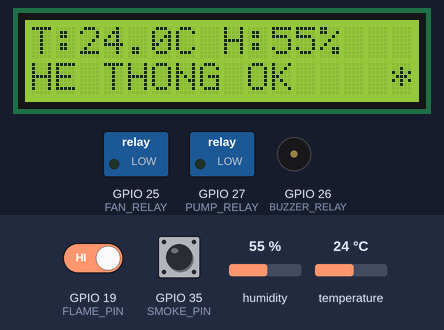
This sketch was run on a simulated ESP32. On the bench: 16×2 character LCD, switched loads named in the sketch (green lamp = pin HIGH), buzzer (waves = sounding, pin HIGH). Inputs (shaded band) come from the test bench; at power-on: GPIO 35 (SMOKE_PIN) HIGH, GPIO 19 (FLAME_PIN) HIGH, temperature 24 °C, humidity 55 %. WiFi joins after 1.5 s; servers stay silent unless stated; uploads are accepted with an empty reply; the local clock reads 2024-03-15 10:24:30 at power-on unless the sketch sets it; what the sketch prints to the serial monitor is not drawn.

Above: at 6.3 s.
6.4 s: GPIO 35 (SMOKE_PIN) pulled LOW for 1 s
At 7.2 s:
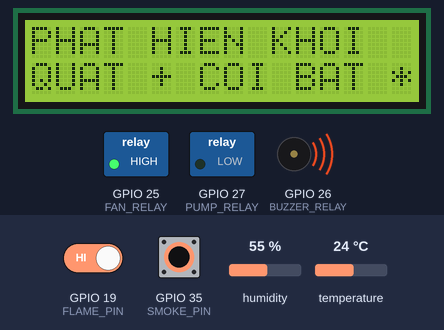
9.4 s: GPIO 19 (FLAME_PIN) driven LOW
At 11.2 s:
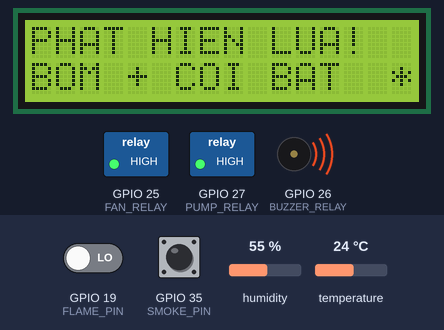
11.5 s: GPIO 35 (SMOKE_PIN) pulled LOW for 3.2 s
At 13.6 s:
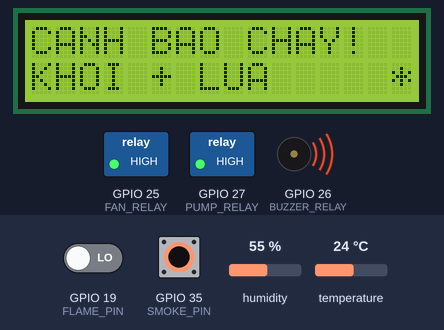
16.3 s: GPIO 19 (FLAME_PIN) driven HIGH
At 16.4 s:
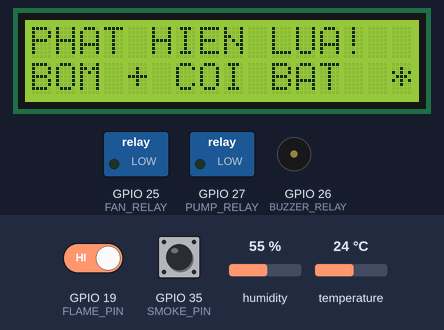
17.9 s: temperature set to 32 °C
At 22.4 s:
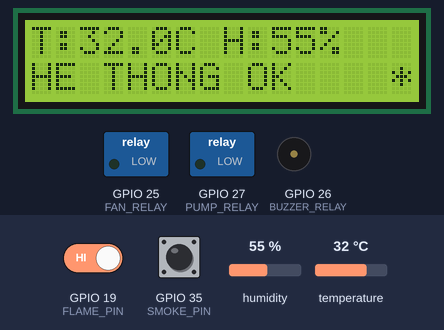
23.3 s: temperature set to 35 °C
At 23.8 s:
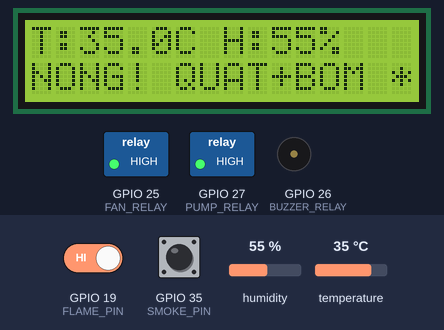
Timing chart, 0 to 25.9 s (numbered marks = the images above; inputs shaded):
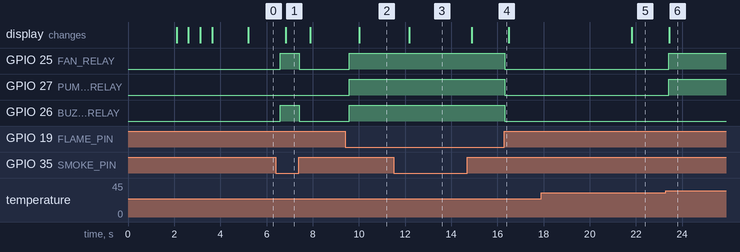

Measured:
- the behaviour switches between 33 and 34 °C on temperature (found by bisection; images 5 and 6)
- after the input at 6.4 s, GPIO 25 (FAN_RELAY), GPIO 26 (BUZZER_RELAY): LOW → HIGH after 0.19 s, → LOW 0.83 s later; the display: changes after 0.42 s (image 1)
- after the input at 9.4 s, GPIO 25 (FAN_RELAY), GPIO 27 (PUMP_RELAY), GPIO 26 (BUZZER_RELAY): LOW → HIGH after 0.19 s; the display: changes after 0.62 s (image 2)
- after the input at 11.5 s, the display: changes after 0.67 s (image 3)
- after the input at 16.3 s, GPIO 25 (FAN_RELAY), GPIO 27 (PUMP_RELAY), GPIO 26 (BUZZER_RELAY): HIGH → LOW at once
- after the input at 17.9 s, the display: changes after 3.9 s (image 5)
- after the input at 23.3 s, GPIO 25 (FAN_RELAY), GPIO 27 (PUMP_RELAY): LOW → HIGH after 0.12 s; the display: changes after 0.15 s (image 6)

The sketch:

fire_alarm_esp32.ino
```cpp
/*
 * ============================================================
 *  HE THONG CANH BAO CHAY IOT - ESP32
 * ============================================================
 *  Giu nguyen logic goc cua ban, bo sung:
 *   - Gui du lieu len Firebase (nhanh /esp32/sensors) bang tac vu rieng,
 *     nen viec gui mang KHONG lam cham viec phat hien lua/khoi
 *   - Nhan lenh tu web (nhanh /esp32/control): tu dong / thu cong,
 *     bat tat quat, bom, coi, tat tieng coi, chinh nguong nhiet do
 *   - Ghi nhat ky canh bao (nhanh /esp32/events)
 *   - Chong nhieu cam bien khoi/lua, tranh nhay relay
 *   - An toan: khi co lua/khoi, he thong LUON tu bat thiet bi,
 *     ke ca dang o che do thu cong
 *
 *  THU VIEN: DHT sensor library, Adafruit Unified Sensor,
 *            LiquidCrystal I2C, ArduinoJson (phien ban 7.x)
 * ============================================================
 */

#include <Wire.h>
#include <LiquidCrystal_I2C.h>
#include <DHT.h>
#include <WiFi.h>
#include <HTTPClient.h>
#include <WiFiClientSecure.h>
#include <ArduinoJson.h>
#include <time.h>

// =====================================================
// 1. CHAN ESP32
// =====================================================
#define DHTPIN        4
#define DHTTYPE       DHT11

#define SMOKE_PIN     35
#define FLAME_PIN     19

#define FAN_RELAY     25
#define PUMP_RELAY    27
#define BUZZER_RELAY  26

// =====================================================
// 2. LOGIC RELAY / CAM BIEN
// =====================================================
#define RELAY_ON      HIGH
#define RELAY_OFF     LOW

#define SMOKE_ACTIVE  LOW
#define FLAME_ACTIVE  LOW

// =====================================================
// 3. WIFI VA FIREBASE
// =====================================================
const char* WIFI_NAME     = "TEN_WIFI";
const char* WIFI_PASSWORD = "MAT_KHAU_WIFI";

// Khong co dau / o cuoi
const String FIREBASE_BASE = "https://fire-94185-default-rtdb.asia-southeast1.firebasedatabase.app";

const char* PATH_SENSORS = "/esp32/sensors.json";   // ESP32 ghi, web doc
const char* PATH_CONTROL = "/esp32/control.json";   // web ghi, ESP32 doc
const char* PATH_EVENTS  = "/esp32/events.json";    // nhat ky canh bao

// =====================================================
// 4. THOI GIAN
// =====================================================
const unsigned long DHT_INTERVAL      = 2000;
const unsigned long LCD_INTERVAL      = 500;
const unsigned long SERIAL_INTERVAL   = 1000;
const unsigned long STATUS_INTERVAL   = 2000;   // gui trang thai len web
const unsigned long CONTROL_INTERVAL  = 2000;   // doc lenh tu web
const unsigned long WIFI_RETRY_MS     = 10000;

const int CONFIRM_COUNT = 4;      // cam bien phai bao lien tiep 4 lan (~200ms) moi tinh la co lua/khoi
const int DHT_FAIL_LIMIT = 3;     // doc loi 3 lan lien tiep moi bao LOI DHT11

// =====================================================
// 5. DOI TUONG
// =====================================================
LiquidCrystal_I2C lcd(0x27, 16, 2);
DHT dht(DHTPIN, DHTTYPE);

// =====================================================
// 6. DU LIEU CHIA SE GIUA LOOP VA TAC VU MANG
// =====================================================
// -- Cam bien --
volatile float temperature = NAN;
volatile float humidity = NAN;
volatile bool  dhtOK = false;
volatile int   smokeRaw = 1, flameRaw = 1;
volatile bool  smokeDetected = false, flameDetected = false;
volatile int   alarmLevel = 0;    // 0 binh thuong, 1 nhiet do cao, 2 khoi, 3 lua

// -- Trang thai dau ra --
volatile bool fanOut = false, pumpOut = false, buzzerOut = false;

// -- Lenh tu web --
volatile bool  ctlManual = false;
volatile bool  ctlFan = false, ctlPump = false, ctlBuzzer = false;
volatile bool  ctlMute = false;
volatile float ctlTempLimit = 33.0;

// -- Su kien canh bao can gui len web (-1 = khong co) --
volatile int eventLevel = -1;

// -- Noi bo cua loop --
int  dhtFailCount = 0;
bool hotLatched = false;
int  smokeCount = 0, flameCount = 0;
int  prevLevel = 0;
unsigned long dhtPrev = 0, lcdPrev = 0, serialPrev = 0, wifiPrev = 0;

// =====================================================
// 7. LCD
// =====================================================
void lcdLine(int row, const char* text, bool showWifi) {
  char buf[17];
  snprintf(buf, sizeof(buf), "%-16.16s", text);
  if (showWifi) buf[15] = (WiFi.status() == WL_CONNECTED) ? '*' : '!';
  lcd.setCursor(0, row);
  lcd.print(buf);
}

// =====================================================
// 8. WIFI
// =====================================================
void connectWiFi() {
  WiFi.mode(WIFI_STA);
  WiFi.setAutoReconnect(true);
  WiFi.begin(WIFI_NAME, WIFI_PASSWORD);

  Serial.println();
  Serial.print("Dang ket noi WiFi");
  lcd.clear();
  lcdLine(0, "KET NOI WIFI", false);

  int dem = 0;
  while (WiFi.status() != WL_CONNECTED && dem < 40) {
    delay(500);
    Serial.print(".");
    lcd.setCursor(dem % 16, 1);
    lcd.print(".");
    dem++;
  }
  Serial.println();

  if (WiFi.status() == WL_CONNECTED) {
    Serial.print("Da ket noi WiFi, IP: ");
    Serial.println(WiFi.localIP());
    lcd.clear();
    lcdLine(0, "WIFI DA KET NOI", false);
    lcd.setCursor(0, 1);
    lcd.print(WiFi.localIP());
  } else {
    Serial.println("Khong ket noi duoc WiFi, van chay che do offline");
    lcd.clear();
    lcdLine(0, "LOI WIFI", false);
    lcdLine(1, "CHAY OFFLINE", false);
  }
}

void maintainWiFi() {
  if (WiFi.status() == WL_CONNECTED) return;
  if (millis() - wifiPrev >= WIFI_RETRY_MS) {
    wifiPrev = millis();
    Serial.println("Mat WiFi, thu ket noi lai...");
    WiFi.disconnect();
    WiFi.begin(WIFI_NAME, WIFI_PASSWORD);
  }
}

// =====================================================
// 9. FIREBASE (chay trong tac vu rieng tren core 0)
// =====================================================
int firebaseRequest(const char* method, const char* path, const String& body, String* response) {
  WiFiClientSecure client;
  client.setInsecure();

  HTTPClient http;
  http.setTimeout(4000);
  http.setConnectTimeout(4000);

  if (!http.begin(client, FIREBASE_BASE + path)) return -1;
  http.addHeader("Content-Type", "application/json");

  int code;
  if (strcmp(method, "GET") == 0)        code = http.GET();
  else if (strcmp(method, "POST") == 0)  code = http.POST(body);
  else if (strcmp(method, "PATCH") == 0) code = http.PATCH(body);
  else                                   code = http.PUT(body);

  if (code > 0 && response) *response = http.getString();
  http.end();
  return code;
}

long nowEpoch() {
  time_t t = time(nullptr);
  return (t > 1700000000) ? (long)t : 0;
}

void sendStatus() {
  JsonDocument doc;

  if (dhtOK) {
    doc["temperature"] = round(temperature * 10) / 10.0;
    doc["humidity"]    = round(humidity * 10) / 10.0;
  } else {
    doc["temperature"] = nullptr;
    doc["humidity"]    = nullptr;
  }
  doc["dhtOK"]         = (bool)dhtOK;
  doc["smokeRaw"]      = (int)smokeRaw;
  doc["flameRaw"]      = (int)flameRaw;
  doc["smokeDetected"] = (bool)smokeDetected;
  doc["flameDetected"] = (bool)flameDetected;
  doc["fan"]           = (bool)fanOut;
  doc["pump"]          = (bool)pumpOut;
  doc["buzzer"]        = (bool)buzzerOut;
  doc["online"]        = true;
  doc["uptime"]        = millis();
  doc["mode"]          = ctlManual ? "manual" : "auto";
  doc["muteBuzzer"]    = (bool)ctlMute;
  doc["tempLimit"]     = (float)ctlTempLimit;
  doc["level"]         = (int)alarmLevel;
  doc["rssi"]          = WiFi.RSSI();
  doc["ip"]            = WiFi.localIP().toString();
  doc["ts"]            = nowEpoch();

  String body;
  serializeJson(doc, body);

  int code = firebaseRequest("PATCH", PATH_SENSORS, body, nullptr);
  if (code < 200 || code >= 300) {
    Serial.printf("[Firebase] Gui trang thai loi, ma: %d\n", code);
  }
}

void readControl() {
  String payload;
  int code = firebaseRequest("GET", PATH_CONTROL, "", &payload);
  if (code != 200) {
    Serial.printf("[Firebase] Doc lenh loi, ma: %d\n", code);
    return;
  }
  if (payload == "null" || payload.length() < 2) return;

  JsonDocument doc;
  if (deserializeJson(doc, payload)) return;

  const char* mode = doc["mode"] | "auto";
  ctlManual = (strcmp(mode, "manual") == 0);
  ctlFan    = doc["fan"]        | false;
  ctlPump   = doc["pump"]       | false;
  ctlBuzzer = doc["buzzer"]     | false;
  ctlMute   = doc["muteBuzzer"] | false;

  float lim = doc["tempLimit"] | 33.0f;
  if (lim >= 20.0f && lim <= 60.0f) ctlTempLimit = lim;
}

void sendEvent(int level) {
  const char* names[] = {"normal", "hot", "smoke", "fire"};
  if (level < 0 || level > 3) return;

  JsonDocument doc;
  doc["ts"]    = nowEpoch();
  doc["level"] = level;
  doc["type"]  = names[level];
  if (dhtOK) doc["temperature"] = round(temperature * 10) / 10.0;
  doc["uptime"] = millis() / 1000;

  String body;
  serializeJson(doc, body);
  firebaseRequest("POST", PATH_EVENTS, body, nullptr);
}

void cloudTask(void* param) {
  unsigned long lastStatus = 0, lastControl = 0;
  bool ntpStarted = false;

  for (;;) {
    if (WiFi.status() == WL_CONNECTED) {
      if (!ntpStarted) {
        configTime(7 * 3600, 0, "pool.ntp.org", "time.google.com");   // GMT+7
        ntpStarted = true;
      }

      // Su kien canh bao co do uu tien cao nhat
      int ev = eventLevel;
      if (ev >= 0) {
        eventLevel = -1;
        sendEvent(ev);
      }

      unsigned long now = millis();
      if (now - lastControl >= CONTROL_INTERVAL) {
        lastControl = now;
        readControl();
      }
      if (now - lastStatus >= STATUS_INTERVAL) {
        lastStatus = now;
        sendStatus();
      }
    }
    vTaskDelay(200 / portTICK_PERIOD_MS);
  }
}

// =====================================================
// 10. DOC CAM BIEN
// =====================================================
void readDHT11() {
  if (millis() - dhtPrev < DHT_INTERVAL) return;
  dhtPrev = millis();

  float t = dht.readTemperature();
  float h = dht.readHumidity();

  if (!isnan(t) && !isnan(h)) {
    temperature = t;
    humidity = h;
    dhtFailCount = 0;
    dhtOK = true;
  } else {
    if (dhtFailCount < 100) dhtFailCount++;
    if (dhtFailCount >= DHT_FAIL_LIMIT) dhtOK = false;
    Serial.println("LOI DOC DHT11!");
  }
}

void readFireSensors() {
  smokeRaw = digitalRead(SMOKE_PIN);
  flameRaw = digitalRead(FLAME_PIN);

  // Chong nhieu: phai bao lien tiep nhieu lan
  if (smokeRaw == SMOKE_ACTIVE) { if (smokeCount < 100) smokeCount++; } else smokeCount = 0;
  if (flameRaw == FLAME_ACTIVE) { if (flameCount < 100) flameCount++; } else flameCount = 0;

  smokeDetected = (smokeCount >= CONFIRM_COUNT);
  flameDetected = (flameCount >= CONFIRM_COUNT);
}

// =====================================================
// 11. DIEU KHIEN RELAY
// =====================================================
void controlOutputs() {
  float limit = ctlTempLimit;

  // Nhiet do cao (co tre 1 do de tranh bat tat lien tuc)
  if (dhtOK) {
    if (!hotLatched && temperature > limit) hotLatched = true;
    else if (hotLatched && temperature < limit - 1.0) hotLatched = false;
  } else {
    hotLatched = false;
  }

  bool fan = false, pump = false, buzzer = false;

  if (ctlManual) {
    fan = ctlFan;
    pump = ctlPump;
    buzzer = ctlBuzzer;
  } else {
    // TRUONG HOP 3: nhiet do vuot nguong -> quat + bom (giong code goc)
    if (hotLatched) { fan = true; pump = true; }
  }

  // AN TOAN: co lua/khoi thi LUON bat, bat ke che do nao
  if (flameDetected) { pump = true; buzzer = true; fan = true; }   // TRUONG HOP 1
  if (smokeDetected) { fan = true; buzzer = true; }                // TRUONG HOP 2

  // Nguoi dung co the tat tieng coi tren web
  if (ctlMute) buzzer = false;

  fanOut = fan;
  pumpOut = pump;
  buzzerOut = buzzer;

  digitalWrite(FAN_RELAY,    fan ? RELAY_ON : RELAY_OFF);
  digitalWrite(PUMP_RELAY,   pump ? RELAY_ON : RELAY_OFF);
  digitalWrite(BUZZER_RELAY, buzzer ? RELAY_ON : RELAY_OFF);

  // Muc canh bao
  int level = flameDetected ? 3 : (smokeDetected ? 2 : (hotLatched ? 1 : 0));
  alarmLevel = level;
  if (level != prevLevel) {
    prevLevel = level;
    eventLevel = level;     // bao tac vu mang ghi nhat ky
    Serial.printf(">>> THAY DOI MUC CANH BAO: %d\n", level);
  }
}

// =====================================================
// 12. LCD
// =====================================================
void updateLCD() {
  if (millis() - lcdPrev < LCD_INTERVAL) return;
  lcdPrev = millis();

  char l1[20], l2[20];

  if (smokeDetected && flameDetected) {
    snprintf(l1, sizeof(l1), "CANH BAO CHAY!");
    snprintf(l2, sizeof(l2), "KHOI + LUA");
  } else if (flameDetected) {
    snprintf(l1, sizeof(l1), "PHAT HIEN LUA!");
    snprintf(l2, sizeof(l2), "BOM + COI BAT");
  } else if (smokeDetected) {
    snprintf(l1, sizeof(l1), "PHAT HIEN KHOI");
    snprintf(l2, sizeof(l2), "QUAT + COI BAT");
  } else if (dhtOK) {
    snprintf(l1, sizeof(l1), "T:%.1fC H:%.0f%%", (float)temperature, (float)humidity);
    if (hotLatched && !ctlManual)  snprintf(l2, sizeof(l2), "NONG! QUAT+BOM");
    else if (ctlManual)            snprintf(l2, sizeof(l2), "CHE DO THU CONG");
    else                           snprintf(l2, sizeof(l2), "HE THONG OK");
  } else {
    snprintf(l1, sizeof(l1), "LOI DHT11");
    snprintf(l2, sizeof(l2), "KIEM TRA SENSOR");
  }

  lcdLine(0, l1, false);
  lcdLine(1, l2, true);     // ky tu cuoi dong 2: * = co WiFi, ! = mat WiFi
}

// =====================================================
// 13. SETUP
// =====================================================
void setup() {
  Serial.begin(115200);

  pinMode(SMOKE_PIN, INPUT);
  pinMode(FLAME_PIN, INPUT);

  pinMode(FAN_RELAY, OUTPUT);
  pinMode(PUMP_RELAY, OUTPUT);
  pinMode(BUZZER_RELAY, OUTPUT);
  digitalWrite(FAN_RELAY, RELAY_OFF);
  digitalWrite(PUMP_RELAY, RELAY_OFF);
  digitalWrite(BUZZER_RELAY, RELAY_OFF);

  dht.begin();

  Wire.begin(21, 22);
  lcd.init();
  lcd.backlight();
  lcdLine(0, "HE THONG IOT", false);
  lcdLine(1, "KHOI DONG...", false);
  delay(2000);

  connectWiFi();
  delay(1500);
  lcd.clear();

  // Tac vu gui/nhan du lieu chay rieng tren core 0 (loop chay tren core 1)
  xTaskCreatePinnedToCore(cloudTask, "cloud", 12288, NULL, 1, NULL, 0);
}

// =====================================================
// 14. LOOP
// =====================================================
void loop() {
  maintainWiFi();
  readDHT11();
  readFireSensors();
  controlOutputs();
  updateLCD();

  if (millis() - serialPrev >= SERIAL_INTERVAL) {
    serialPrev = millis();
    Serial.println("======================");
    Serial.print("Nhiet do: "); if (dhtOK) Serial.println((float)temperature); else Serial.println("LOI");
    Serial.print("Do am: ");    if (dhtOK) Serial.println((float)humidity);    else Serial.println("LOI");
    Serial.print("Khoi: ");     Serial.println(smokeDetected ? "CO" : "KHONG");
    Serial.print("Lua: ");      Serial.println(flameDetected ? "CO" : "KHONG");
    Serial.printf("Quat=%d Bom=%d Coi=%d | %s | Nguong=%.1fC\n",
                  fanOut, pumpOut, buzzerOut, ctlManual ? "THU CONG" : "TU DONG", (float)ctlTempLimit);
    Serial.println("======================");
  }

  delay(50);
}
```
